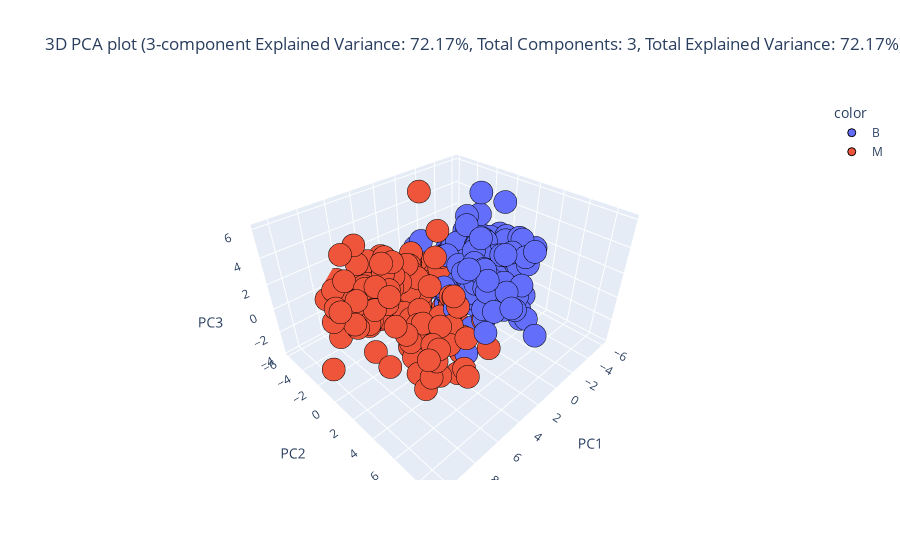

Notebook code for this chart:
### Code cell
_, pca3d_train_df, _, pca3d_test_df = eda.dimensionality_reduction(train_df, test_df, identifier=id_features, categorical=categorical_features, continuous=continuous_features, target="Diagnosis", method="pca", plot_type="3d", components=3)

### Figure 1 — Plotly figure (JSON) as saved in the notebook; plotly's stock layout.template omitted (floating-point values rounded to 4 significant figures; data arrays with more than 128 entries replaced by an {"elided": "..."} marker saying what was removed)
{"data": [{"hovertemplate": "color=B<br>PC1=%{x}<br>PC2=%{y}<br>PC3=%{z}<extra></extra>", "legendgroup": "B", "marker": {"color": "#636efa", "line": {"color": "Black", "width": 1}, "opacity": 1, "symbol": "circle"}, "mode": "markers", "name": "B", "scene": "scene", "showlegend": true, "type": "scatter3d", "x": {"elided": "271 float values"}, "y": {"elided": "271 float values"}, "z": {"elided": "271 float values"}}, {"hovertemplate": "color=M<br>PC1=%{x}<br>PC2=%{y}<br>PC3=%{z}<extra></extra>", "legendgroup": "M", "marker": {"color": "#EF553B", "line": {"color": "Black", "width": 1}, "opacity": 1, "symbol": "circle"}, "mode": "markers", "name": "M", "scene": "scene", "showlegend": true, "type": "scatter3d", "x": {"elided": "137 float values"}, "y": {"elided": "137 float values"}, "z": {"elided": "137 float values"}}], "layout": {"legend": {"title": {"text": "color"}, "tracegroupgap": 0}, "scene": {"domain": {"x": [0, 1], "y": [0, 1]}, "xaxis": {"title": {"text": "PC1"}}, "yaxis": {"title": {"text": "PC2"}}, "zaxis": {"title": {"text": "PC3"}}}, "title": {"text": "3D PCA plot (3-component Explained Variance: 72.17%, Total Components: 3, Total Explained Variance: 72.17%)"}}}
